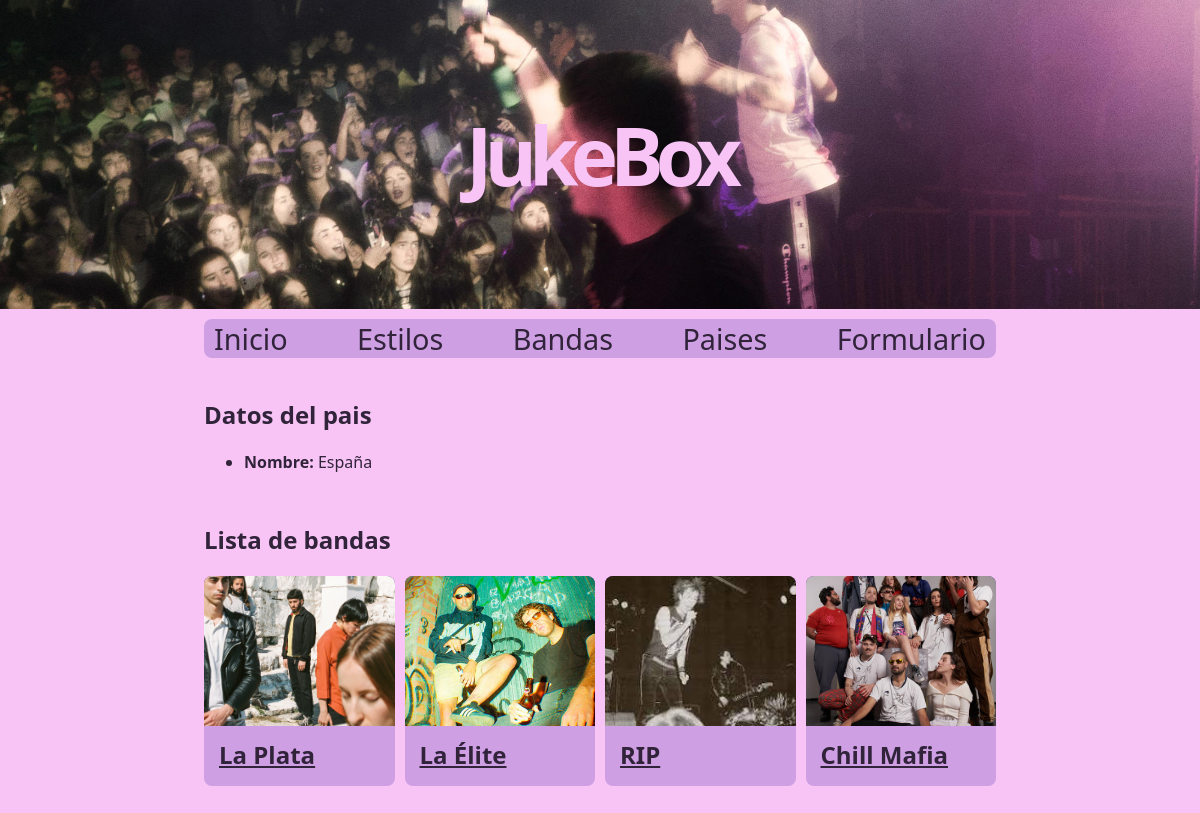
Screenshot of /paises/1 with the database file from the repository.
### appJukeBox/models.py (models this page shows, shortened)
class Pais(models.Model):
    nombre = models.CharField(max_length=50)

class Banda(models.Model):
    nombre = models.CharField(max_length=100)
    pais = models.ForeignKey(Pais, on_delete=models.SET_NULL, null=True)
    descripcion = models.TextField()
    estilos = models.ManyToManyField(Estilo)
    imagen = models.ImageField(null=True, blank=True ,upload_to="images/")

### appJukeBox/views.py (the view)
# urls.py: path('paises/<int:pais_id>', views.show_pais, name='pais'),
def show_pais(request, pais_id):
	pais = get_object_or_404(Pais, pk=pais_id)
	bandas = pais.banda_set.all()
	context = {'pais': pais, 'bandas': bandas}
	return render(request, 'pais.html', context)

### appJukeBox/templates/pais.html (shortened to what this page needs)
{% extends "base.html" %}
{% block contenido %}
    <h2>Datos del pais</h2>
    {% if pais %}
            <section class="detail">
                <ul>
                <li>
                    <b>Nombre:</b> {{ pais.nombre}}
                </li>
                </ul>
            </section>
            <h2>Lista de bandas</h2>
            <section class="container">
                {% if bandas %}
                    {% for b in bandas %}
                    <div class="card">
                        <div class="card-image">
                            {% if b.imagen %}
                            <img src="{{b.imagen.url}}" alt="sin imagen">
                            {% endif %}
                        </div>
                        <div class="card-content">
                            <h2>
                                <a href="/bandas/{{ b.id }}">{{ b.nombre}}</a>
                            </h2>
                        </div>
                    </div>
                    {% endfor %}
                {% else %}
                    No hay bandas dentro de este estilo
                {% endif %}
            </section>
    {% else %}
        <p>No se ha añadido este pais.</p>
    {% endif %}
{% endblock %}

### appJukeBox/static/css/estilos.css (style rules this page uses)
body { font-family: system-ui; padding: 0px; margin: 0px; border: 0px; background-color: rgb(248, 196, 245); color: rgb(48, 35, 58); }
a { color: rgb(48, 35, 58); }
.detail { margin-bottom: 50px; }
.container { display: grid; grid-template-columns: repeat(auto-fill, minmax(180px, 1fr)); gap: 10px; padding: 0px; margin: 0px; justify-content: center; }
.card { background-color: rgb(207, 159, 228); border-radius: 8px; }
.card-image { background-color: rgb(122, 85, 155); height: 150px; border-radius: 8px 8px 0 0; overflow: hidden; display: block; }
.card-content { margin-bottom: 15px; }
.card-image img { width: 100%; height: 100%; object-fit: cover; }
.card h2 { margin-left: 15px; margin-bottom: 0px; margin-top: 12px; }

### rows the page displays
Pais: nombre "España"
Banda: imagen (picture), nombre "La Plata"
Banda: imagen (picture), nombre "La Élite"
Banda: imagen (picture), nombre "RIP"
Banda: imagen (picture), nombre "Chill Mafia"
